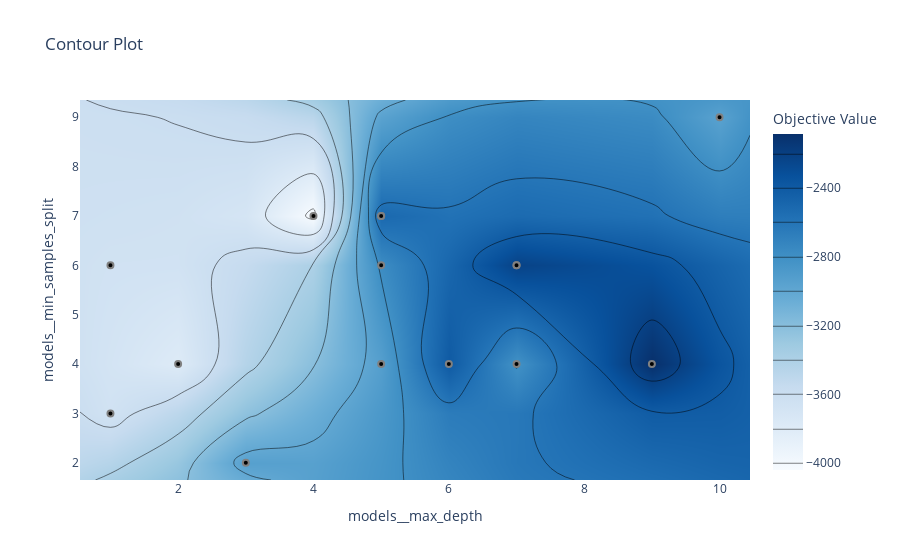

The notebook cell saved with this chart:
### Code cell
fig = plot_contour(optuna_search.study_, params=['models__min_samples_split', 'models__max_depth'])
fig.show()

### Figure 1 — Plotly figure (JSON) as saved in the notebook; plotly's stock layout.template omitted (floating-point values rounded to 4 significant figures)
{"data": [{"colorbar": {"title": {"text": "Objective Value"}}, "colorscale": [[0, "rgb(247,251,255)"], [0.125, "rgb(222,235,247)"], [0.25, "rgb(198,219,239)"], [0.375, "rgb(158,202,225)"], [0.5, "rgb(107,174,214)"], [0.625, "rgb(66,146,198)"], [0.75, "rgb(33,113,181)"], [0.875, "rgb(8,81,156)"], [1, "rgb(8,48,107)"]], "connectgaps": true, "contours": {"coloring": "heatmap"}, "hoverinfo": "none", "line": {"smoothing": 1.3}, "reversescale": false, "type": "contour", "x": [0.55, 1, 2, 3, 4, 5, 6, 7, 9, 10, 10.45], "y": [1.65, 2, 3, 4, 6, 7, 9, 9.35], "z": [[null, null, null, null, null, null, null, null, null, null, null], [null, null, null, -2940.0, null, null, null, null, null, null, null], [null, -3659.0, null, null, null, null, null, null, null, null, null], [null, null, -3786.0, null, null, -2930.0, -2404.0, -2816.0, -2087.0, null, null], [null, -3659.0, null, null, null, -2777.0, null, -2224.0, null, null, null], [null, null, null, null, -4040.0, -2515.0, null, null, null, null, null], [null, null, null, null, null, null, null, null, null, -2954.0, null], [null, null, null, null, null, null, null, null, null, null, null]]}, {"marker": {"color": "black", "line": {"color": "Gray", "width": 2}}, "mode": "markers", "name": "Feasible Trial", "showlegend": false, "type": "scatter", "x": [3, 4, 1, 10, 7, 5, 6, 1, 2, 5, 7, 9, 5, 5, 7], "y": [2, 7, 3, 9, 6, 7, 4, 6, 4, 7, 4, 4, 4, 6, 6]}, {"marker": {"color": "#cccccc", "line": {"color": "Gray", "width": 2}}, "mode": "markers", "name": "Infeasible Trial", "showlegend": false, "type": "scatter", "x": [], "y": []}], "layout": {"title": {"text": "Contour Plot"}, "xaxis": {"range": [0.55, 10.45], "title": {"text": "models__max_depth"}}, "yaxis": {"range": [1.65, 9.35], "title": {"text": "models__min_samples_split"}}}}
